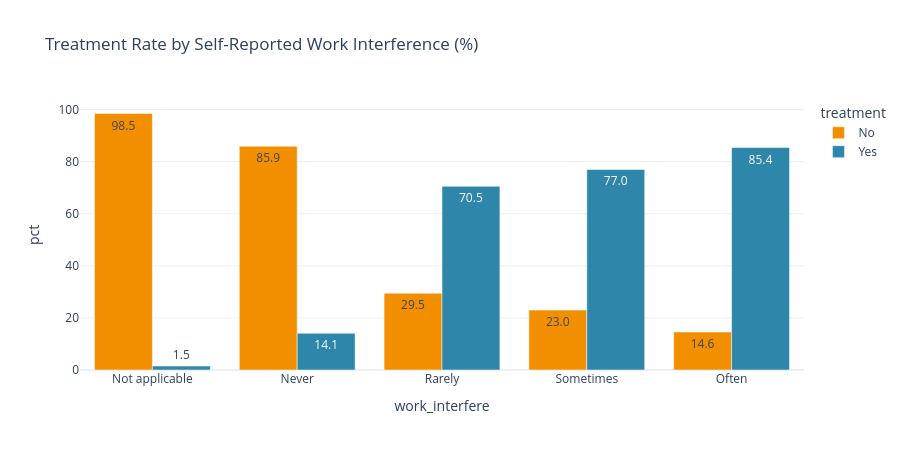

Notebook source saved alongside this figure:
### Markdown cell above
#### 🧪 Chart - 5 - Work Interference vs Treatment

### Code cell
wi_order = ['Not applicable', 'Never', 'Rarely', 'Sometimes', 'Often']
wi = pd.crosstab(df_clean['work_interfere'], df_clean['treatment'], normalize='index') * 100
wi = wi.reindex(wi_order).reset_index().melt(id_vars='work_interfere', var_name='treatment', value_name='pct')
fig = px.bar(wi, x='work_interfere', y='pct', color='treatment', barmode='group',
             category_orders={'work_interfere': wi_order},
             color_discrete_sequence=['#F18F01', '#2E86AB'], text_auto='.1f',
             title='Treatment Rate by Self-Reported Work Interference (%)')
fig.update_layout(template='plotly_white', height=450)
fig.show()

### Figure 1 — Plotly figure (JSON) as saved in the notebook; plotly's stock layout.template omitted (floating-point values rounded to 4 significant figures)
{"data": [{"alignmentgroup": "True", "hovertemplate": "treatment=No<br>work_interfere=%{x}<br>pct=%{y}<extra></extra>", "legendgroup": "No", "marker": {"color": "#F18F01", "pattern": {"shape": ""}}, "name": "No", "offsetgroup": "No", "orientation": "v", "showlegend": true, "textposition": "auto", "texttemplate": "%{y:.1f}", "type": "bar", "x": ["Not applicable", "Never", "Rarely", "Sometimes", "Often"], "xaxis": "x", "y": [98.48, 85.92, 29.48, 23.01, 14.58], "yaxis": "y"}, {"alignmentgroup": "True", "hovertemplate": "treatment=Yes<br>work_interfere=%{x}<br>pct=%{y}<extra></extra>", "legendgroup": "Yes", "marker": {"color": "#2E86AB", "pattern": {"shape": ""}}, "name": "Yes", "offsetgroup": "Yes", "orientation": "v", "showlegend": true, "textposition": "auto", "texttemplate": "%{y:.1f}", "type": "bar", "x": ["Not applicable", "Never", "Rarely", "Sometimes", "Often"], "xaxis": "x", "y": [1.515, 14.08, 70.52, 76.99, 85.42], "yaxis": "y"}], "layout": {"barmode": "group", "height": 450, "legend": {"title": {"text": "treatment"}, "tracegroupgap": 0}, "title": {"text": "Treatment Rate by Self-Reported Work Interference (%)"}, "xaxis": {"anchor": "y", "categoryarray": ["Not applicable", "Never", "Rarely", "Sometimes", "Often"], "categoryorder": "array", "domain": [0, 1], "title": {"text": "work_interfere"}}, "yaxis": {"anchor": "x", "domain": [0, 1], "title": {"text": "pct"}}}}
